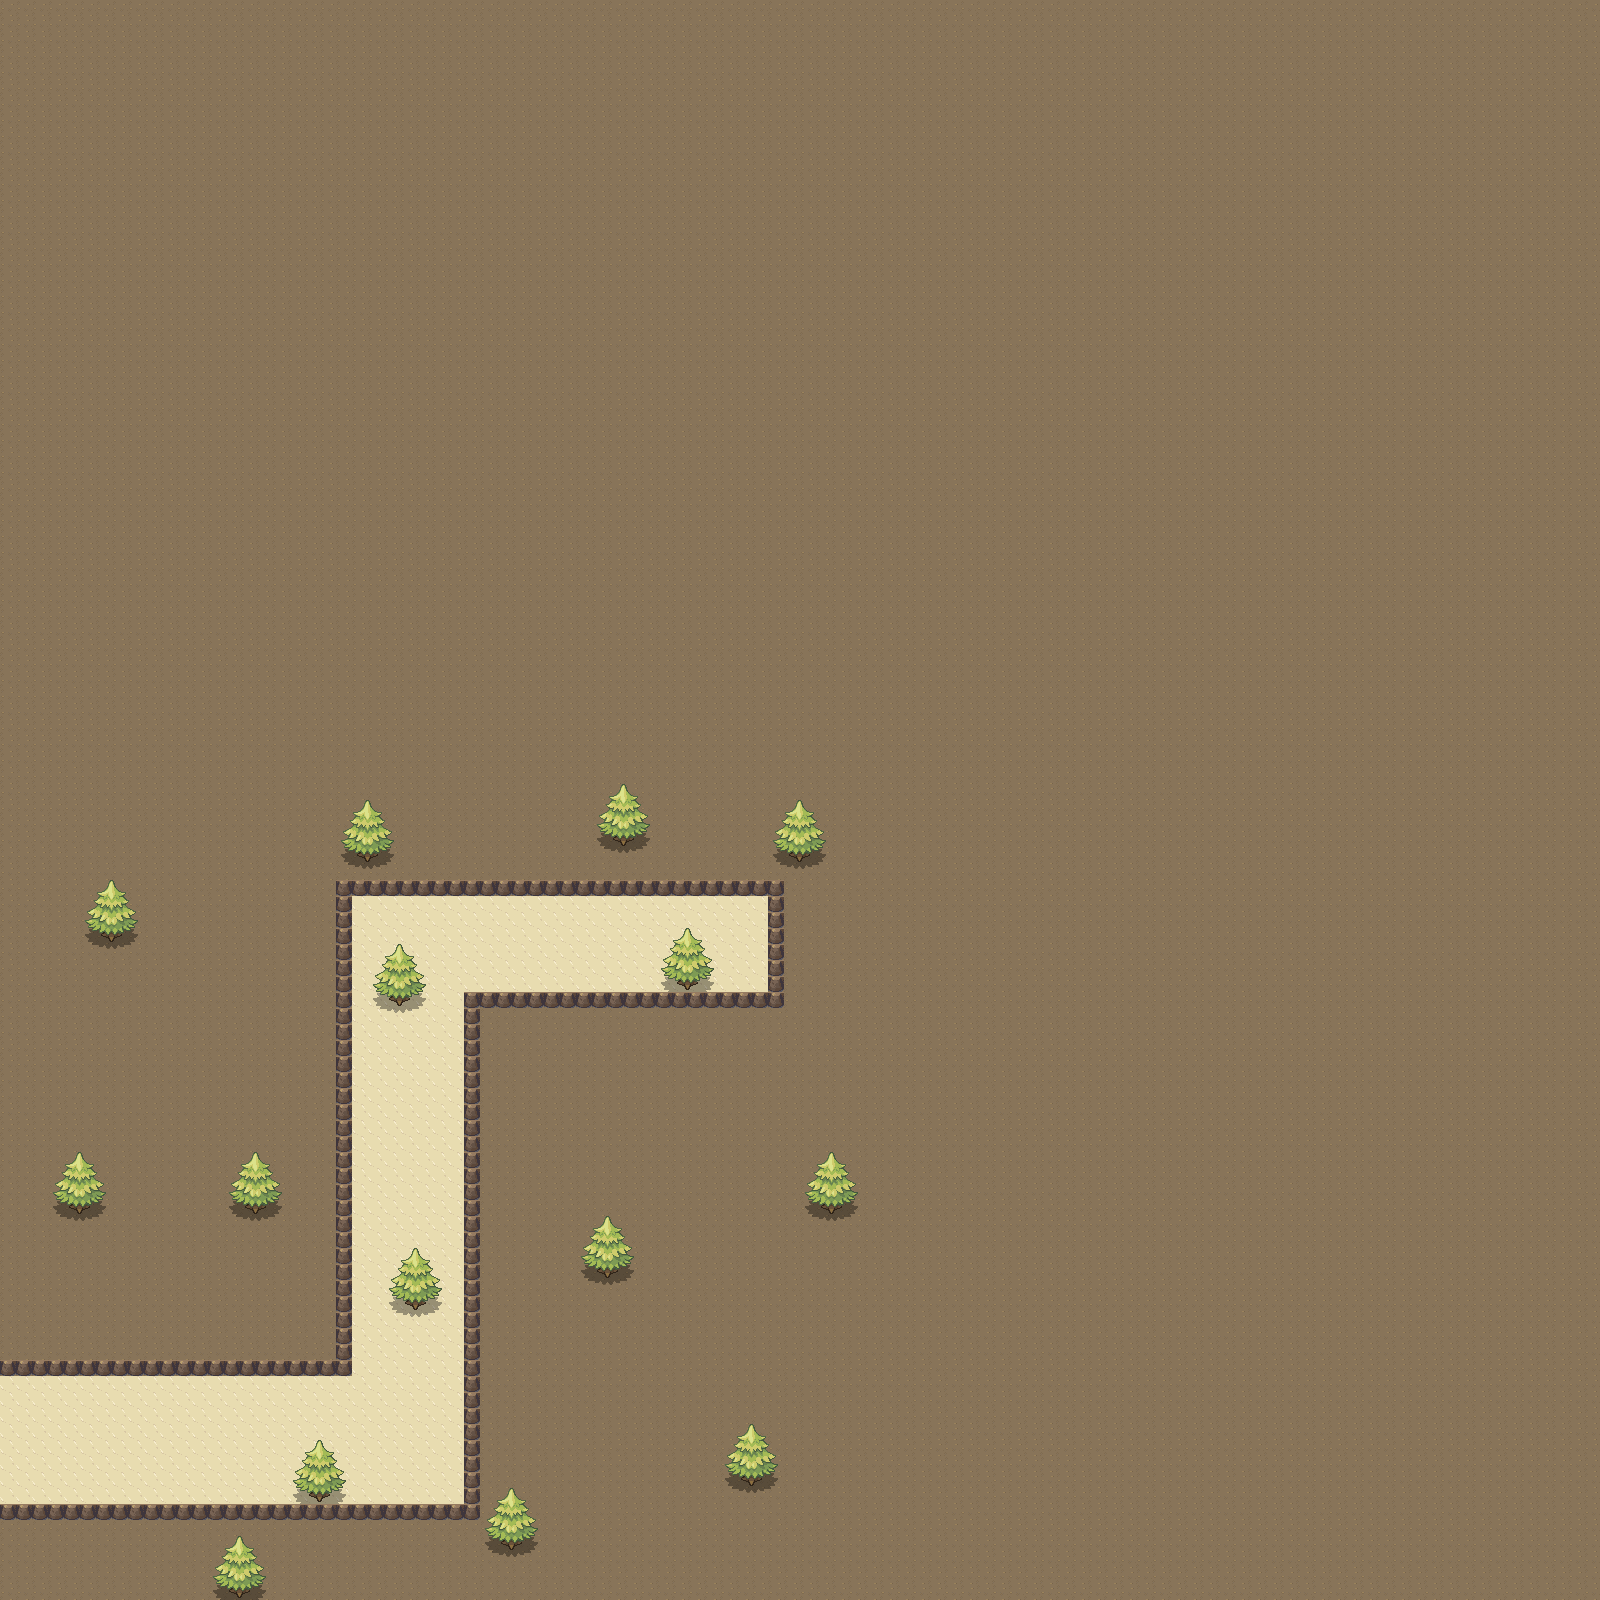

A 2D game scene composited from a Tiled map and its tileset images. What follows is a short description and the map's XML, with each tile layer's data collapsed to a summary:
An orthogonal 100x100 tile map with 16x16 px tiles, 9 tile layers (Base, Walk 1, Walk 2, Walk 3, ...), 6 tilesets.

<map version="1.0" orientation="orthogonal" renderorder="right-down" width="100" height="100" tilewidth="16" tileheight="16" nextobjectid="1">
 <tileset firstgid="1" name="tileset" tilewidth="16" tileheight="16" tilecount="21000" columns="140">
  <image source="Tiles/tileset.png" width="2240" height="2400" />
 </tileset>
 <tileset firstgid="21001" name="caves2" tilewidth="16" tileheight="16" tilecount="1024" columns="32">
  <image source="Tiles/caves2.png" width="512" height="512" />
 </tileset>
 <tileset firstgid="22025" name="caves3" tilewidth="16" tileheight="16" tilecount="1024" columns="32">
  <image source="Tiles/caves3.png" width="512" height="512" />
 </tileset>
 <tileset firstgid="23049" name="container" tilewidth="16" tileheight="16" tilecount="1024" columns="32">
  <image source="Tiles/container.png" width="512" height="512" />
 </tileset>
 <tileset firstgid="24073" name="grass" tilewidth="16" tileheight="16" tilecount="1024" columns="32">
  <image source="Tiles/grass.png" width="512" height="512" />
 </tileset>
 <tileset firstgid="25097" name="water" tilewidth="16" tileheight="16" tilecount="1024" columns="32">
  <image source="Tiles/water.png" width="512" height="512" />
 </tileset>
 <layer name="Base" width="100" height="100">
  <data>[10000 cells, 10000 non-empty, 1 distinct tile ids]</data>
 </layer>
 <layer name="Walk 1" width="100" height="100">
  <data>[10000 cells, 556 non-empty, 1 distinct tile ids]</data>
 </layer>
 <layer name="Walk 2" width="100" height="100">
  <data>[10000 cells, 0 non-empty, 0 distinct tile ids]</data>
 </layer>
 <layer name="Walk 3" width="100" height="100">
  <data>[10000 cells, 0 non-empty, 0 distinct tile ids]</data>
 </layer>
 <layer name="Collision 1" width="100" height="100">
  <data>[10000 cells, 0 non-empty, 0 distinct tile ids]</data>
 </layer>
 <layer name="Collision 2" width="100" height="100">
  <data>[10000 cells, 296 non-empty, 20 distinct tile ids]</data>
 </layer>
 <layer name="Collision 3" width="100" height="100">
  <data>[10000 cells, 0 non-empty, 0 distinct tile ids]</data>
 </layer>
 <layer name="Top 1" width="100" height="100">
  <data>[10000 cells, 166 non-empty, 1 distinct tile ids]</data>
 </layer>
 <layer name="Top 2" width="100" height="100">
  <data>[10000 cells, 0 non-empty, 0 distinct tile ids]</data>
 </layer>
</map>
